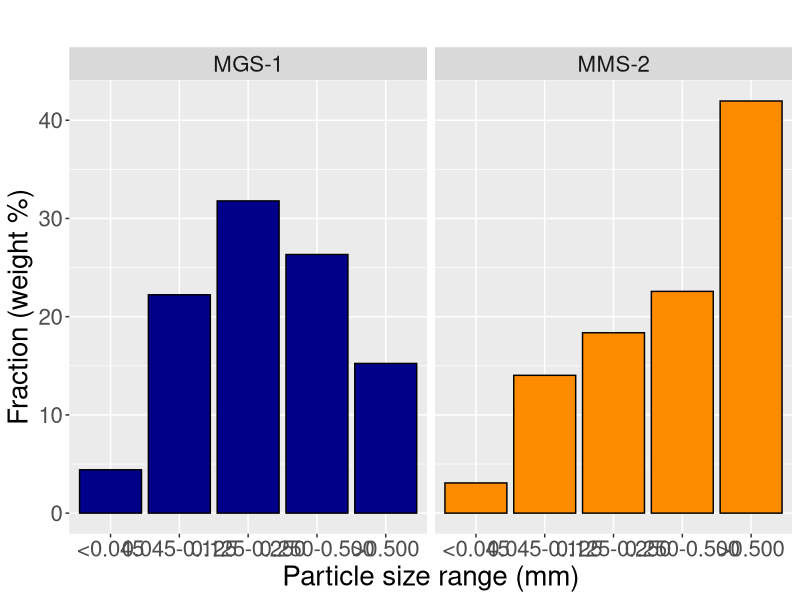

The R source for this figure:
setwd("C:/Users/mglar/Desktop/Doctorado/Regolitos marcianos")
library(ggplot2)
library(tidyverse)
library(dplyr)
library("RColorBrewer")
library(vctrs)
library(zoo)
library(rstatix)
library(ggpubr)
library(zoo)

data <- read.table("Fracciones_rego.txt", header = T)

g <- ggplot(data,aes(x=Range, y=Fraction, fill = Simulant, color = "black")) +
     geom_col() +
     facet_wrap(~Simulant) +
     scale_x_discrete(limits = c("<0.045","0.045-0.125","0.125-0.250","0.250-0.500",">0.500")) +
     scale_fill_manual(values=c("darkblue","darkorange")) +
     scale_color_manual(values=c("black"))


g  + labs(title = ""
       , x = "Particle size range (mm)", y = "Fraction (weight %)") + 
  guides(fill=guide_legend(title="Simulant")) +
  theme(text = element_text(size = 20)) + theme(legend.position = "none")
